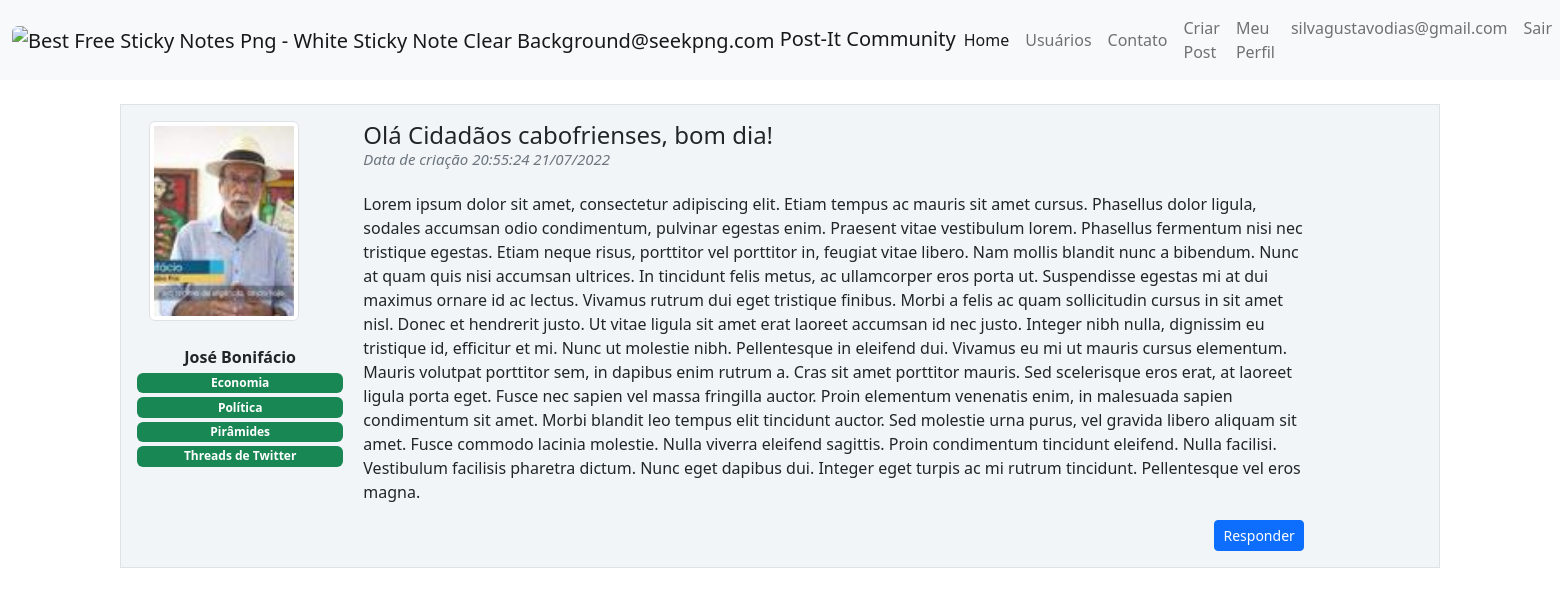
The page /post/2 (signed in) on the database its author committed.
### post_it/models.py (models this page shows)
class Usuario(database.Model, UserMixin):
    id = database.Column(database.Integer, primary_key=True)
    username = database.Column(database.String, nullable=False)
    senha = database.Column(database.String, nullable=False)
    email = database.Column(database.String, nullable=False, unique=True)
    foto_perfil = database.Column(database.String, default='default.png')
    posts = database.relationship('Post', backref='author', lazy=True)
    interesses = database.Column(database.String, nullable=False, default='Não informado')

class Post(database.Model):
    id = database.Column(database.Integer, primary_key=True)
    titulo = database.Column(database.String, nullable=False)
    corpo = database.Column(database.Text, nullable=False)
    data_criacao = database.Column(database.DateTime, nullable=False, default=datetime.utcnow())
    id_usuario = database.Column(database.Integer, database.ForeignKey('usuario.id'), nullable=False)
    resposta = database.relationship('Resposta', backref='post', lazy=True)

### post_it/routes.py (the view)
@login_required
@app.route('/post/<post_id>', methods=['GET', 'POST'])
def exibir_post(post_id):
    post = Post.query.get(post_id)
    if current_user == post.author:
        form = True
    else:
        form = None
    return render_template('post.html', post=post, form=form)

### post_it/models.py (called while the page is built)
@login_manager.user_loader
def load_user(id_usuario):
    usuario = Usuario.query.get(int(id_usuario))
    return usuario

### post_it/templates/post.html (shortened to what this page needs)
{% extends 'base.html'%}
{% block body%}
<div class="container">
    <div class = "row border mt-4 p-3 meupost">
        <div class = "col col-2 text-center">
            <div class="image pe-2">
               <img src="{{ url_for('static', filename='fotos_perfil/{}'.format(post.author.foto_perfil))}}" alt="{{ url_for('static', filename='fotos_perfil/{}'.format('default.png'))}}" class="box-foto-post img-thumbnail rounded"  >
                <br></b><strong>{{ post.author.username}}</strong><br>
                <div class="row justify-content-center">
                {% for interesse in post.author.interesses.split(';') %}
                    <span class="badge bg-success mt-1">{{ interesse }}</span>
                {% endfor %}
                </div>
            </div>
        </div>
        <div class = "col col-9">
            <h4>{{post.titulo}}
                <small class="text-muted d-flex align-items-start" style="font-size: 15px">
                    <p class="fst-italic">Data de criação {{post.data_criacao.strftime('%H:%M:%S %d/%m/%Y')}}</p>
                </small>
            </h4>
            <p class="justify-content-center">{{ post.corpo }}</p>
            <div class="d-grid gap-2 d-md-flex justify-content-md-end">
                  <a href="{{ url_for('resposta_post', post_id=post.id) }}"><button class="btn btn-primary btn-sm" type="button">Responder</button></a>
            </div>
        </div>
    </div>
</div>
{% endblock%}

### post_it/templates/navbar.html (shortened to what this page needs)
<nav class="navbar navbar-expand-lg bg-light">
  <div class="container-fluid">
    <a class="navbar-brand" href="{{ url_for('home') }}">
      <img class='img-fluid rounded' height="40" width="40"  src="https://www.seekpng.com/png/detail/12-123414_best-free-sticky-notes-png-white-sticky-note.png" alt="Best Free Sticky Notes Png - White Sticky Note Clear Background@seekpng.com">
      Post-It Community</a>
    <div class="collapse navbar-collapse" id="navbarSupportedContent">
      <ul class="navbar-nav me-auto mb-2 mb-lg-0">
        <li class="nav-item">
          <a class="nav-link active" aria-current="page" href="{{ url_for('home') }}">Home</a>
        </li>
        <li class="nav-item">
          <a class="nav-link" href="{{ url_for('users') }}">Usuários</a>
        </li>
        <li class="nav-item">
          <a class="nav-link" href="{{ url_for('contato') }}">Contato</a>
        </li>
      </ul>
      {% if current_user.is_authenticated %}
       <ul class="navbar-nav d-flex">
          <li class="nav-item">
            <a class="nav-link" href="{{ url_for('criar_post')}}">Criar Post</a>
          </li>
         <li class="nav-item">
            <a class="nav-link" href="{{ url_for('perfil')}}">Meu Perfil</a>
          </li>
         <li class="nav-item">
           <a class="nav-link fw-light" >{{ current_user.email }}</a>
         </li>
         <li class="nav-item">
            <a class="nav-link" href="{{ url_for('sair')}}">Sair</a>
          </li>
        </ul>
      {% endif %}
    </div>
  </div>
</nav>

### post_it/static/main.css (style rules this page uses)
.meupost { background: #f2f5f8 !important; }
.box-foto-post { max-width:100%; width: 150px; height: 200px; object-fit: cover; display: block; }

### rows shown on the page
Usuario: email "silvagustavodias@gmail.com"
Usuario: foto_perfil (picture), author.username "José Bonifácio"
Post: titulo "Olá Cidadãos cabofrienses, bom dia!", data_criacao "20:55:24 21/07/2022", corpo "Lorem ipsum dolor sit amet, consectetur adipiscing elit. Etiam tempus ac mauris sit amet cursus. Phasellus dolor ligula, sodales accumsan odio condimentum, pulvinar egestas enim. Praesent vitae vestibulum lorem. Phasellus fermentum nisi nec tristique egestas. Etiam neque risus, porttitor vel porttitor in, feugiat vitae libero. Nam mollis blandit nunc a bibendum. Nunc at quam quis nisi accumsan ultrices. In tincidunt felis metus, ac ullamcorper eros porta ut. Suspendisse egestas mi at dui maximus ornare id ac lectus. Vivamus rutrum dui eget tristique finibus. Morbi a felis ac quam sollicitudin cursus in sit amet nisl. Donec et hendrerit justo. Ut vitae ligula sit amet erat laoreet accumsan…"

### other values the page prints
{{ interesse }} "Economia" "Política" "Pirâmides" "Threads de Twitter"
